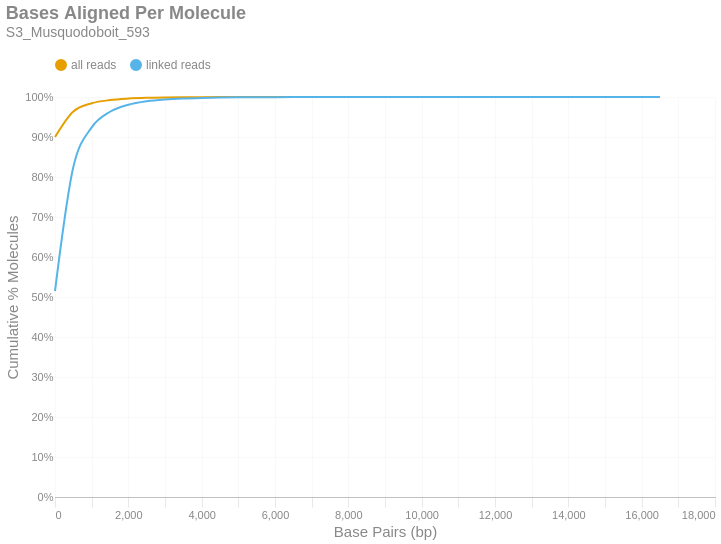

Notebook cell for this chart:
### Markdown cell above
### Bases Aligned Per Molecule
This is a cumulative frequency distribution showing the number of base pairs aligned per unique molecule. These data are shown in 500 bp bins. There are two distributions: one with `all reads` (yellow) and another with only `linked reads` (blue). The percent of molecules in the `linked reads` distribution is relative to the total number of linked molecules.

### Code cell
if SKIPLR:
    print_html(f"Skipped")
else:
    binned_df = consolidated_hist(valids['aligned_bp'], mask, 500, True)
    with SafeRender(binned_df):
        (
            density_plot(binned_df, 'Bases Aligned Per Molecule', samplename, 'basesper')
            .encode(
                x=alt.X('bin:Q', title="Base Pairs (bp)").axis(tickMinStep=500).scale(padding=0),
                y=alt.Y('value:Q', title='Cumulative % Molecules')
                    .axis(format='%')
                    .scale(domain = [0,1])
                    .stack(False),
                color=alt.Color("key:N").scale(domain = ["all reads", "linked reads"]),
                tooltip = [
                    alt.Tooltip("key:N", title = "Data Type"),
                    alt.Tooltip("range_label:N", title="Bases Aligned Per Molecule"),
                    alt.Tooltip("value:Q", format = ".2%", title="% Molecules (Cum.)")
                ]
            )
        ).display()

### Figure 1 — Vega-Lite specification as saved in the notebook (floating-point values rounded to 4 significant figures)
{"width": "container", "height": 400, "config": {"title": {"anchor": "start", "dy": -15, "fontSize": 18, "color": "#888888", "subtitleColor": "#888888", "subtitleFontSize": 14}, "arc": {"fill": "#0072B2"}, "axis": {"domainColor": "#888888", "domainWidth": 0.5, "gridWidth": 0.2, "grid": false, "titleFontWeight": 400, "titleFontSize": 15, "labelFontSize": 11, "labelColor": "#888888", "tickColor": "#888888", "tickWidth": 0.2, "titleColor": "#888888"}, "axisBand": {"grid": false}, "axisX": {"grid": true, "tickSize": 10, "domainCap": "round"}, "axisY": {"domain": false, "grid": true, "tickSize": 0, "domainCap": "round"}, "background": "transparent", "header": {"labelFontSize": 15, "labelColor": "#888888", "titleFontSize": 15, "titleFontWeight": 600, "titleColor": "#888888"}, "legend": {"labelFont": "sans-serif", "labelFontSize": 12, "labelColor": "#888888", "symbolSize": 100, "symbolType": "circle", "titleFontSize": 12, "titlePadding": 10, "titleColor": "#888888", "title": null, "orient": "top"}, "range": {"category": ["#E69F00", "#56B4E9", "#009E73", "#F0E442", "#0072B2", "#D55E00", "#CC79A7", "#000000"], "diverging": ["#cfe8f3", "#a2d4ec", "#73bfe2", "#46abdb", "#1696d2", "#12719e"]}, "area": {"fill": "#0072B2", "fillOpacity": 0.7, "line": true, "strokeOpacity": 0.7}, "line": {"color": "#0072B2", "stroke": "#0072B2", "strokeWidth": 2}, "trail": {"color": "#0072B2", "stroke": "#0072B2", "strokeWidth": 0, "size": 1}, "point": {"filled": true, "fillOpacity": 1.0, "size": 95}, "text": {"color": "#888888", "fontSize": 11, "align": "right", "fontWeight": 400, "size": 11}, "bar": {"fill": "#0072B2", "stroke": null}, "view": {"stroke": null, "continuousWidth": 660, "continuousHeight": 400}}, "data": {"name": "data-a80a9baad329a16287b0656895dac424"}, "mark": {"type": "line", "interpolate": "monotone", "point": {"opacity": 0, "size": 275}}, "encoding": {"color": {"field": "key", "scale": {"domain": ["all reads", "linked reads"]}, "type": "nominal"}, "tooltip": [{"field": "key", "title": "Data Type", "type": "nominal"}, {"field": "range_label", "title": "Bases Aligned Per Molecule", "type": "nominal"}, {"field": "value", "format": ".2%", "title": "% Molecules (Cum.)", "type": "quantitative"}], "x": {"axis": {"tickMinStep": 500}, "field": "bin", "scale": {"padding": 0}, "title": "Base Pairs (bp)", "type": "quantitative"}, "y": {"axis": {"format": "%"}, "field": "value", "scale": {"domain": [0, 1]}, "stack": false, "title": "Cumulative % Molecules", "type": "quantitative"}}, "params": [{"name": "param_c36ac31b6afebe62", "select": {"type": "point", "fields": ["key"]}, "bind": "legend"}], "title": {"text": "Bases Aligned Per Molecule", "subtitle": "S3_Musquodoboit_593"}, "transform": [{"fold": ["all reads (cumsum)", "linked reads (cumsum)"]}, {"calculate": "replace(datum.key, ' (cumsum)', '')", "as": "key"}, {"filter": {"param": "param_c36ac31b6afebe62"}}], "usermeta": {"embedOptions": {"downloadFileName": "S3_Musquodoboit_593.basesper"}}, "$schema": "https://vega.github.io/schema/vega-lite/v6.1.0.json", "datasets": {"data-a80a9baad329a16287b0656895dac424": [{"bin": "0.0", "interval": "0.0-500.0", "all reads": 0.8997, "linked reads": 0.515, "all reads (cumsum)": 0.8997, "linked reads (cumsum)": 0.515, "range_label": "0-499"}, {"bin": "500.0", "interval": "500.0-1000.0", "all reads": 0.0641, "linked reads": 0.3098, "all reads (cumsum)": 0.9638, "linked reads (cumsum)": 0.8248, "range_label": "500-999"}, {"bin": "1000.0", "interval": "1000.0-1500.0", "all reads": 0.02047, "linked reads": 0.09921, "all reads (cumsum)": 0.9843, "linked reads (cumsum)": 0.924, "range_label": "1000-1499"}, {"bin": "1500.0", "interval": "1500.0-2000.0", "all reads": 0.008073, "linked reads": 0.03913, "all reads (cumsum)": 0.9924, "linked reads (cumsum)": 0.9631, "range_label": "1500-1999"}, {"bin": "2000.0", "interval": "2000.0-2500.0", "all reads": 0.003637, "linked reads": 0.01763, "all reads (cumsum)": 0.996, "linked reads (cumsum)": 0.9808, "range_label": "2000-2499"}, {"bin": "2500.0", "interval": "2500.0-3000.0", "all reads": 0.001816, "linked reads": 0.008802, "all reads (cumsum)": 0.9978, "linked reads (cumsum)": 0.9896, "range_label": "2500-2999"}, {"bin": "3000.0", "interval": "3000.0-3500.0", "all reads": 0.0009203, "linked reads": 0.00446, "all reads (cumsum)": 0.9988, "linked reads (cumsum)": 0.994, "range_label": "3000-3499"}, {"bin": "3500.0", "interval": "3500.0-4000.0", "all reads": 0.0004875, "linked reads": 0.002363, "all reads (cumsum)": 0.9993, "linked reads (cumsum)": 0.9964, "range_label": "3500-3999"}, {"bin": "4000.0", "interval": "4000.0-4500.0", "all reads": 0.000282, "linked reads": 0.001367, "all reads (cumsum)": 0.9995, "linked reads (cumsum)": 0.9978, "range_label": "4000-4499"}, {"bin": "4500.0", "interval": "4500.0-5000.0", "all reads": 0.0001714, "linked reads": 0.0008306, "all reads (cumsum)": 0.9997, "linked reads (cumsum)": 0.9986, "range_label": "4500-4999"}, {"bin": "5000.0", "interval": "5000.0-5500.0", "all reads": 0.0001102, "linked reads": 0.000534, "all reads (cumsum)": 0.9998, "linked reads (cumsum)": 0.9991, "range_label": "5000-5499"}, {"bin": "5500.0", "interval": "5500.0-6000.0", "all reads": 6.47e-05, "linked reads": 0.0003136, "all reads (cumsum)": 0.9999, "linked reads (cumsum)": 0.9994, "range_label": "5500-5999"}, {"bin": "6000.0", "interval": "6000.0-6500.0", "all reads": 4.547e-05, "linked reads": 0.0002204, "all reads (cumsum)": 0.9999, "linked reads (cumsum)": 0.9997, "range_label": "6000-6499"}, {"bin": "6500.0", "interval": "6500.0-7000.0", "all reads": 2.142e-05, "linked reads": 0.0001038, "all reads (cumsum)": 1.0, "linked reads (cumsum)": 0.9998, "range_label": "6500-6999"}, {"bin": "7000.0", "interval": "7000.0-7500.0", "all reads": 1.268e-05, "linked reads": 6.145e-05, "all reads (cumsum)": 1.0, "linked reads (cumsum)": 0.9998, "range_label": "7000-7499"}, {"bin": "7500.0", "interval": "7500.0-8000.0", "all reads": 1.18e-05, "linked reads": 5.721e-05, "all reads (cumsum)": 1.0, "linked reads (cumsum)": 0.9999, "range_label": "7500-7999"}, {"bin": "8000.0", "interval": "8000.0-8500.0", "all reads": 5.683e-06, "linked reads": 2.755e-05, "all reads (cumsum)": 1.0, "linked reads (cumsum)": 0.9999, "range_label": "8000-8499"}, {"bin": "8500.0", "interval": "8500.0-9000.0", "all reads": 5.246e-06, "linked reads": 2.543e-05, "all reads (cumsum)": 1.0, "linked reads (cumsum)": 0.9999, "range_label": "8500-8999"}, {"bin": "9000.0", "interval": "9000.0-9500.0", "all reads": 4.809e-06, "linked reads": 2.331e-05, "all reads (cumsum)": 1.0, "linked reads (cumsum)": 1.0, "range_label": "9000-9499"}, {"bin": "9500.0", "interval": "9500.0-10000.0", "all reads": 2.186e-06, "linked reads": 1.059e-05, "all reads (cumsum)": 1.0, "linked reads (cumsum)": 1.0, "range_label": "9500-9999"}, {"bin": "10000.0", "interval": "10000.0-10500.0", "all reads": 1.749e-06, "linked reads": 8.476e-06, "all reads (cumsum)": 1.0, "linked reads (cumsum)": 1.0, "range_label": "10000-10499"}, {"bin": "10500.0", "interval": "10500.0-11000.0", "all reads": 1.312e-06, "linked reads": 6.357e-06, "all reads (cumsum)": 1.0, "linked reads (cumsum)": 1.0, "range_label": "10500-10999"}, {"bin": "11000.0", "interval": "11000.0-11500.0", "all reads": 2.623e-06, "linked reads": 1.271e-05, "all reads (cumsum)": 1.0, "linked reads (cumsum)": 1.0, "range_label": "11000-11499"}, {"bin": "11500.0", "interval": "11500.0-12000.0", "all reads": 8.744e-07, "linked reads": 4.238e-06, "all reads (cumsum)": 1.0, "linked reads (cumsum)": 1.0, "range_label": "11500-11999"}, {"bin": "12000.0", "interval": "12000.0-12500.0", "all reads": 4.372e-07, "linked reads": 2.119e-06, "all reads (cumsum)": 1.0, "linked reads (cumsum)": 1.0, "range_label": "12000-12499"}, {"bin": "12500.0", "interval": "12500.0-13000.0", "all reads": 0.0, "linked reads": 0.0, "all reads (cumsum)": 1.0, "linked reads (cumsum)": 1.0, "range_label": "12500-12999"}, {"bin": "13000.0", "interval": "13000.0-13500.0", "all reads": 0.0, "linked reads": 0.0, "all reads (cumsum)": 1.0, "linked reads (cumsum)": 1.0, "range_label": "13000-13499"}, {"bin": "13500.0", "interval": "13500.0-14000.0", "all reads": 0.0, "linked reads": 0.0, "all reads (cumsum)": 1.0, "linked reads (cumsum)": 1.0, "range_label": "13500-13999"}, {"bin": "14000.0", "interval": "14000.0-14500.0", "all reads": 0.0, "linked reads": 0.0, "all reads (cumsum)": 1.0, "linked reads (cumsum)": 1.0, "range_label": "14000-14499"}, {"bin": "14500.0", "interval": "14500.0-15000.0", "all reads": 0.0, "linked reads": 0.0, "all reads (cumsum)": 1.0, "linked reads (cumsum)": 1.0, "range_label": "14500-14999"}, {"bin": "15000.0", "interval": "15000.0-15500.0", "all reads": 0.0, "linked reads": 0.0, "all reads (cumsum)": 1.0, "linked reads (cumsum)": 1.0, "range_label": "15000-15499"}, {"bin": "15500.0", "interval": "15500.0-16000.0", "all reads": 0.0, "linked reads": 0.0, "all reads (cumsum)": 1.0, "linked reads (cumsum)": 1.0, "range_label": "15500-15999"}, {"bin": "16000.0", "interval": "16000.0-16500.0", "all reads": 0.0, "linked reads": 0.0, "all reads (cumsum)": 1.0, "linked reads (cumsum)": 1.0, "range_label": "16000-16499"}, {"bin": "16500.0", "interval": "16500.0-17000.0", "all reads": 4.372e-07, "linked reads": 2.119e-06, "all reads (cumsum)": 1.0, "linked reads (cumsum)": 1.0, "range_label": "16500-16999"}]}}
